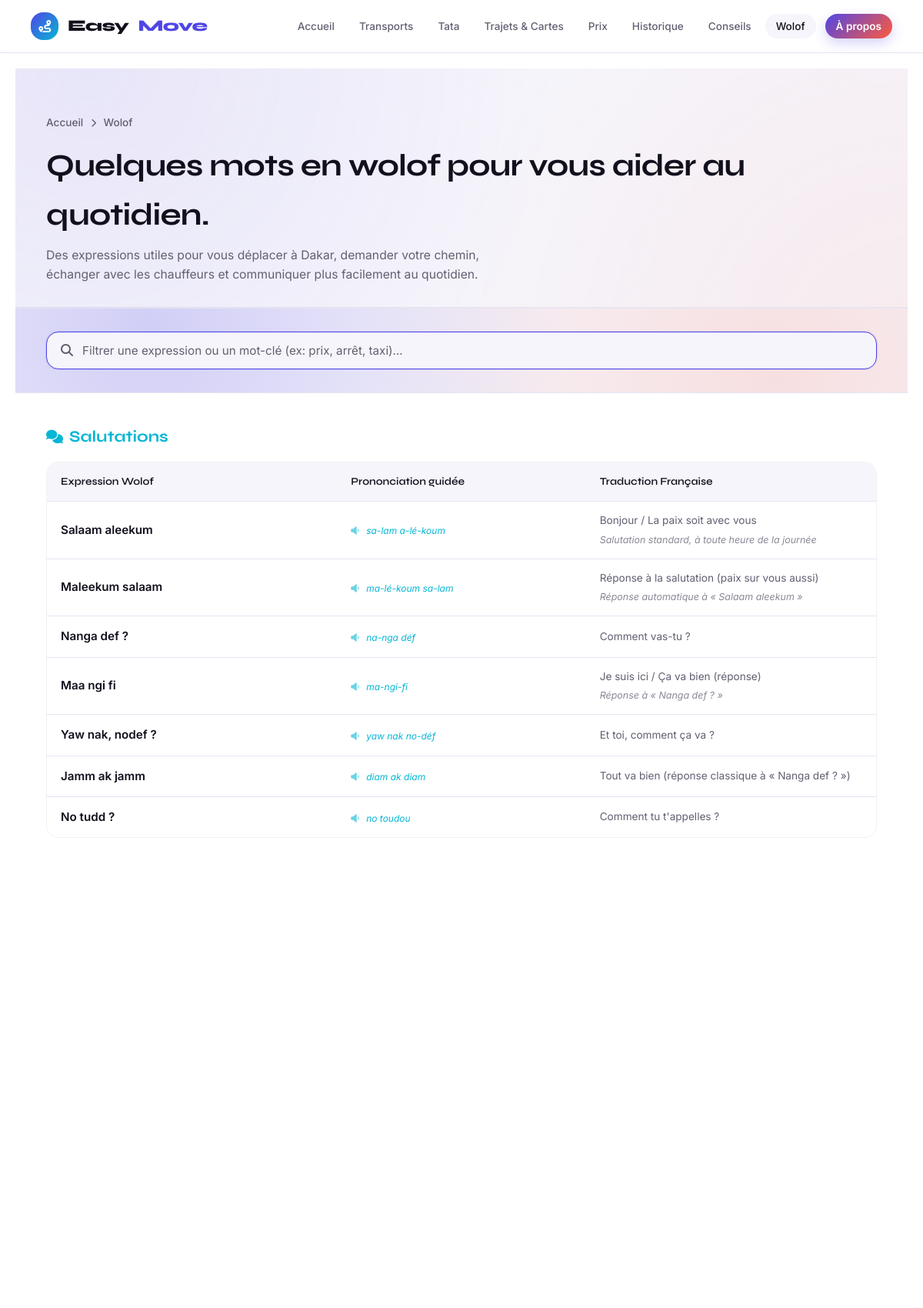
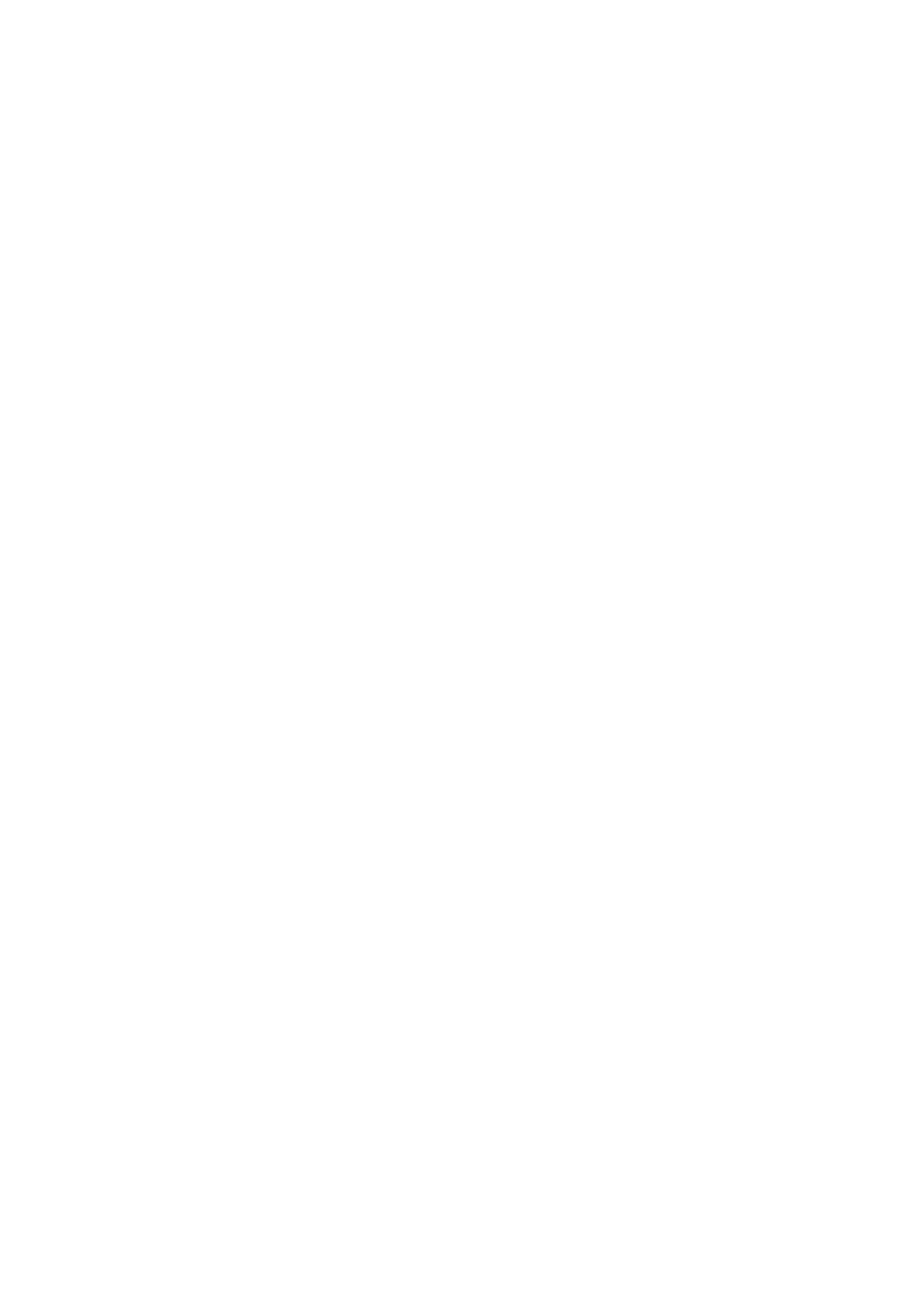
Page /wolof (upper part) on the committed database (2 pictures, top to bottom).
### tables this page shows
CREATE TABLE phrases_wolof (
    id_phrase     INTEGER PRIMARY KEY AUTOINCREMENT,
    wolof         TEXT NOT NULL,
    francais      TEXT NOT NULL,
    phonetique    TEXT,
    situation     TEXT           -- ex: 'Salutations', 'Négocier un prix'
, contexte TEXT);

### app.py (the view)
@app.route("/wolof")
def wolof():
    phrases = database.get_toutes_les_phrases()
    groupes = grouper_par(phrases, "situation")
    phrases_par_situation = OrderedDict(
        (cat, groupes[cat]) for cat in ORDRE_CATEGORIES_WOLOF if cat in groupes
    )
    for cat, liste in groupes.items():
        phrases_par_situation.setdefault(cat, liste)
    return render_template(
        "wolof.html",
        phrases=phrases,
        phrases_par_situation=phrases_par_situation,
        icones_categories=ICONES_CATEGORIES_WOLOF,
        active_page="wolof",
    )

### app.py (called while the page is built)
def grouper_par(liste, cle):
    groupes = OrderedDict()
    for item in liste:
        valeur = item[cle]
        groupes.setdefault(valeur, []).append(item)
    return groupes

### database.py (called while the page is built)
def get_connection():
    conn = sqlite3.connect(DB_PATH)
    conn.row_factory = sqlite3.Row
    conn.execute("PRAGMA foreign_keys = ON")
    return conn

def get_toutes_les_phrases():
    conn = get_connection()
    phrases = conn.execute(
        "SELECT * FROM phrases_wolof ORDER BY situation, id_phrase"
    ).fetchall()
    conn.close()
    return phrases

### templates/wolof.html (shortened to what this page needs)
{% extends "base.html" %}
{% block content %}
    <div class="page-header" style="padding: 60px 0 30px; border-bottom: 1px solid var(--border-light);">
        <div class="container">
            <div class="breadcrumb" style="font-size: 0.85rem; color: var(--text-muted); margin-bottom: 12px;">
                <a href="{{ url_for('accueil') }}">Accueil</a>
                <i class="fa-solid fa-chevron-right" style="font-size: 0.7rem; margin: 0 6px;"></i> Wolof
            </div>
            <h1 style="font-size: 2.5rem; margin-bottom: 8px;">Quelques mots en wolof pour vous aider au quotidien.</h1>
            <p style="color: var(--text-muted); max-width: 600px;">Des expressions utiles pour vous déplacer à Dakar, demander votre chemin,
             échanger avec les chauffeurs et communiquer plus facilement au quotidien.</p>
        </div>
    </div>
    <section class="section search-section" style="padding: 30px 0;">
        <div class="container">
            <div class="search-input-wrapper">
                <i class="fa-solid fa-magnifying-glass" style="color: var(--text-muted); margin-right: 12px;"></i>
                <input type="text" id="wolofSearch" class="search-input" placeholder="Filtrer une expression ou un mot-clé (ex: prix, arrêt, taxi)...">
            </div>
        </div>
    </section>
    <section class="section" style="padding: 40px 0;">
        <div class="container">
            {% for situation, liste in phrases_par_situation.items() %}
            <div class="wolof-section reveal" style="margin-bottom: 48px;">
                <div class="wolof-section-title" style="font-family: 'Syne', sans-serif; font-weight: 700; font-size: 1.3rem; margin-bottom: 16px; color: var(--accent-cyan); display: flex; align-items: center; gap: 8px;">
                    <i class="fa-solid {{ icones_categories.get(situation, 'fa-comments') }}" style="font-size: 1.1rem;"></i> {{ situation }}
                </div>
                <div style="overflow-x: auto; border-radius: var(--radius); border: 1px solid var(--border-light);">
                    <table class="wolof-table" style="width: 100%; border: none;">
                        <thead>
                            <tr>
                                <th style="width: 35%;">Expression Wolof</th>
                                <th style="width: 30%;">Prononciation guidée</th>
                                <th style="width: 35%;">Traduction Française</th>
                            </tr>
                        </thead>
                        <tbody>
                            {% for p in liste %}
                            <tr class="phrase-row">
                                <td>
                                    <div class="wolof-phrase">{{ p.wolof }}</div>
                                </td>
                                <td>
                                    <div class="wolof-pronon">
                                        <i class="fa-solid fa-volume-low" style="margin-right: 6px; opacity: 0.6;"></i> {{ p.phonetique }}
                                    </div>
                                </td>
                                <td class="wolof-fr" style="color: var(--text-muted);">
                                    {{ p.francais }}
                                    {% if p.contexte %}<div style="margin-top: 4px; font-size: 0.78rem; font-style: italic; opacity: 0.75;">{{ p.contexte }}</div>{% endif %}
                                </td>
                            </tr>
                            {% endfor %}
                        </tbody>
                    </table>
                </div>
            </div>
            {% endfor %}
        </div>
    </section>
{% endblock %}

### static/css/style.css (style rules this page uses)
:root { --bg-primary: #ffffff; --bg-secondary: #f6f5fb; --fond-carte: rgba(255, 255, 255, 0.92); --text-main: #12101d; --text-muted: #635f72; --accent: #12101d; --primary-blue: #4f46e5; --border-color: #e7e4f2; --border-light: rgba(18, 16, 29, 0.06); --border-active: rgba(18, 16, 29, 0.18); --shadow: 0 6px 22px rgba(79, 70, 229, 0.08); --shadow-bold: 0 16px 36px rgba(79, 70, 229, 0.24); --radius: 16px; --transition: all 0.2s ease; --accent-bleu: #4f46e5; --accent-cyan: #06b6d4; --accent-vert: #10b981; --accent-jaune: #f59e0b; --accent-rouge: #ef4444; --accent-corail: #ff5a3c; --gradient-brand: linear-gradient(135deg, var(--accent-bleu) 0%, var(--accent-corail) 100%); --gradient-warm: linear-gradient(135deg, var(--accent-corail), var(--accent-jaune)); }
*, *::before, *::after { box-sizing: border-box; margin: 0; padding: 0; }
html, body { background-color: var(--bg-primary); color: var(--text-main); font-family: 'Inter', sans-serif; line-height: 1.6; -webkit-font-smoothing: antialiased; min-height: 100vh; transition: background-color 0.2s, color 0.2s; }
a { color: inherit; text-decoration: none; transition: var(--transition); }
h1, h2, h3, h4 { font-family: 'Syne', sans-serif; letter-spacing: -0.02em; color: var(--text-main); }
.container { max-width: 1200px; margin: 0 auto; padding: 0 40px; }
.page-header { padding: 56px 0 40px; background: radial-gradient(circle at 8% 0%, rgba(79, 70, 229, 0.09), transparent 55%), radial-gradient(circle at 100% 120%, rgba(255, 90, 60, 0.07), transparent 50%), var(--bg-secondary); border-bottom: 1px solid var(--border-color); }
.breadcrumb { font-size: 0.8rem; color: var(--text-muted); margin-bottom: 14px; font-weight: 500; }
.breadcrumb a { color: var(--text-muted); }
.page-header h1 { font-size: clamp(1.7rem, 3.2vw, 2.4rem); margin-bottom: 10px; }
.page-header p { color: var(--text-muted); font-size: 0.98rem; max-width: 620px; margin: 0; }
.section, .page-content { padding: 80px 0; max-width: 1200px; margin: 0 auto; }
.search-section { background: radial-gradient(circle at 15% 20%, rgba(79, 70, 229, 0.22), transparent 55%), radial-gradient(circle at 85% 80%, rgba(255, 90, 60, 0.14), transparent 55%), var(--bg-secondary); border-top: 1px solid var(--border-color); border-bottom: 1px solid var(--border-color); }
.search-input-wrapper { display: flex; align-items: center; background: var(--bg-secondary); border: 1px solid var(--accent-bleu); border-radius: var(--radius); padding: 14px 18px; box-shadow: 0 0 0 1px rgba(79, 70, 229, 0.14); transition: var(--transition); }
.search-input { flex: 1; background: transparent; border: none; outline: none; color: var(--text-main); font-size: 0.95rem; font-family: inherit; }
.search-input::placeholder { color: var(--text-muted); }
.compare-table, .wolof-table { width: 100%; border-collapse: separate; border-spacing: 0; background: var(--fond-carte); border: 1px solid var(--border-color); border-radius: var(--radius); overflow: hidden; font-size: 0.85rem; }
.compare-table th, .wolof-table th { background: var(--bg-secondary); color: var(--text-main); padding: 14px 18px; font-family: 'Syne', sans-serif; font-weight: 600; text-align: left; border-bottom: 1px solid var(--border-color); }
.compare-table td, .wolof-table td { padding: 14px 18px; border-bottom: 1px solid var(--border-color); color: var(--text-muted); }
.compare-table tr:last-child td, .wolof-table tr:last-child td { border-bottom: none; }
.wolof-phrase { color: var(--text-main); font-weight: 600; font-size: 0.95rem; }
.wolof-pronon { color: var(--accent-cyan); font-size: 0.75rem; display: block; margin-top: 2px; font-style: italic; }
.reveal { opacity: 0; transform: translateY(24px); transition: opacity 0.6s ease, transform 0.6s ease; }
.reveal.is-visible { opacity: 1; transform: translateY(0); }
.hero, .page-header, .about-hero { animation: fadeInUp 0.7s ease both; }

### rows in the picture
phrases_wolof: wolof "Salaam aleekum", phonetique "sa-lam a-lé-koum", francais "Bonjour / La paix soit avec vous", contexte "Salutation standard, à toute heure de la journée"
phrases_wolof: wolof "Maleekum salaam", phonetique "ma-lé-koum sa-lam", francais "Réponse à la salutation (paix sur vous aussi)", contexte "Réponse automatique à « Salaam aleekum »"
phrases_wolof: wolof "Nanga def ?", phonetique "na-nga déf", francais "Comment vas-tu ?"
phrases_wolof: wolof "Maa ngi fi", phonetique "ma-ngi-fi", francais "Je suis ici / Ça va bien (réponse)", contexte "Réponse à « Nanga def ? »"
phrases_wolof: wolof "Yaw nak, nodef ?", phonetique "yaw nak no-déf", francais "Et toi, comment ça va ?"
phrases_wolof: wolof "Jamm ak jamm", phonetique "diam ak diam", francais "Tout va bien (réponse classique à « Nanga def ? »)"
phrases_wolof: wolof "No tudd ?", phonetique "no toudou", francais "Comment tu t'appelles ?"

### other values in the picture
{{ situation }} "Salutations"
